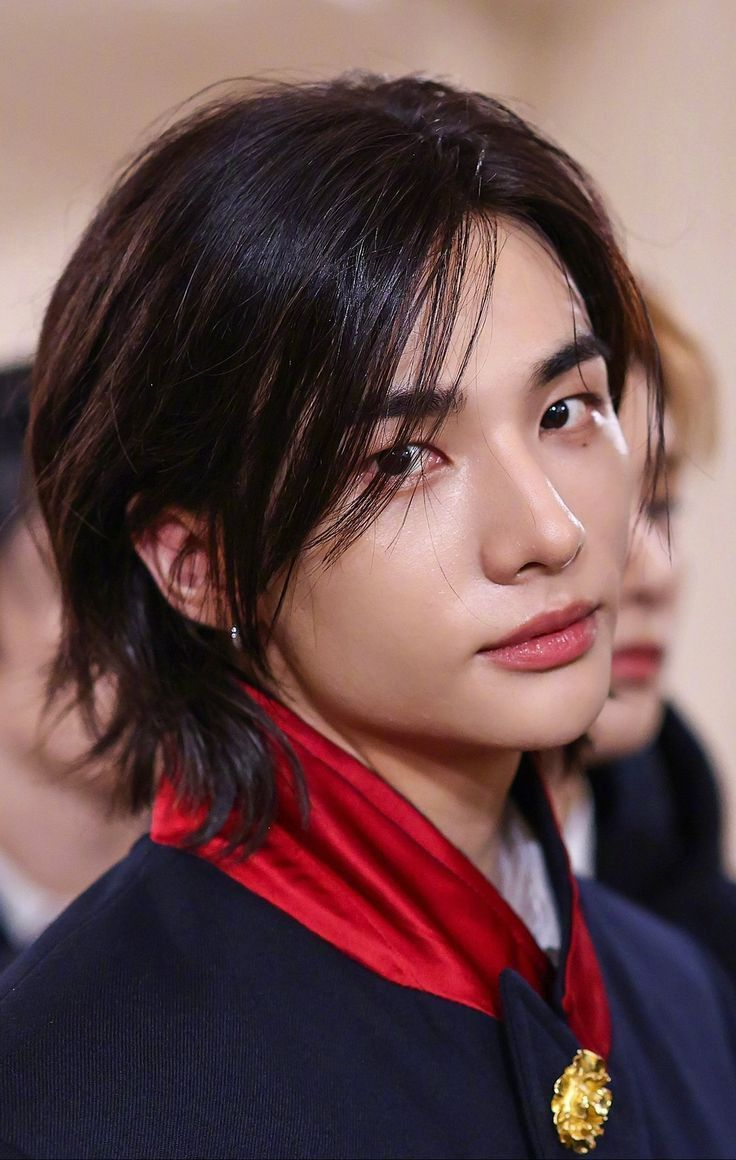
#> input picture laba6/hyunjin.jpg, 736 x 1160 px
$ python image.py
#> lines starting #> are read from the running program, lines starting #| are printed output that depends on the picture; after the words box and inside, x2 and y2 are one past the last pixel; in counts of white or black regions, pixels touching at a corner belong together
import cv2
import  numpy as np
import  imutils

def read_file(filename):
#> called with filename = 'hyunjin.jpg'
    img = cv2.imread(filename)
#> img is the input picture: shape (1160, 736, 3); mean B, G, R 76.9, 76.4, 104.8
    img = imutils.resize(img, width=500)
#> img: shape (788, 500, 3)
    cv2.imshow("hyunjin.jpg", img)
    cv2.imwrite('img.jpg', img)
    cv2.waitKey(0)
    cv2.destroyAllWindows()
    return img

def edge_mask(img, line_size, blur_value):
#> called with line_size = 7, blur_value = 5
    gray = cv2.cvtColor(img, cv2.COLOR_BGR2GRAY)
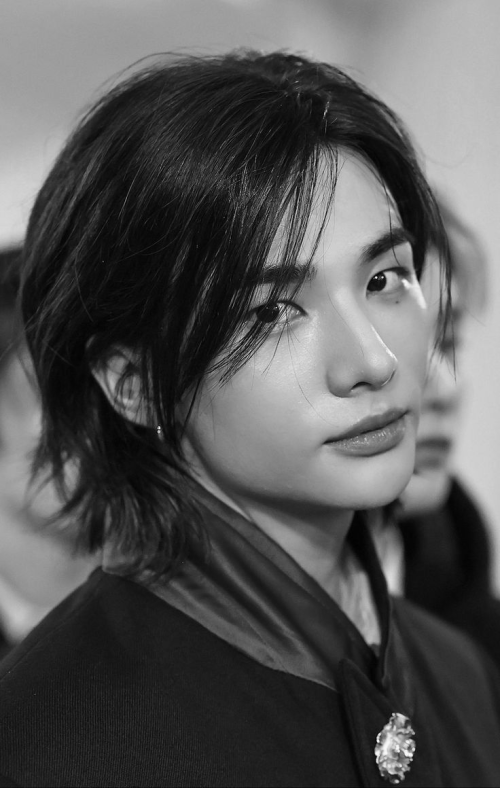
#> gray: shape (788, 500); min 1, max 248, mean 85
    gray_blur = cv2.medianBlur(gray, blur_value)
    edges = cv2.adaptiveThreshold(gray_blur,
                                  255,
                                  cv2.ADAPTIVE_THRESH_MEAN_C,
                                  cv2.THRESH_BINARY,
                                  line_size,
                                  blur_value)
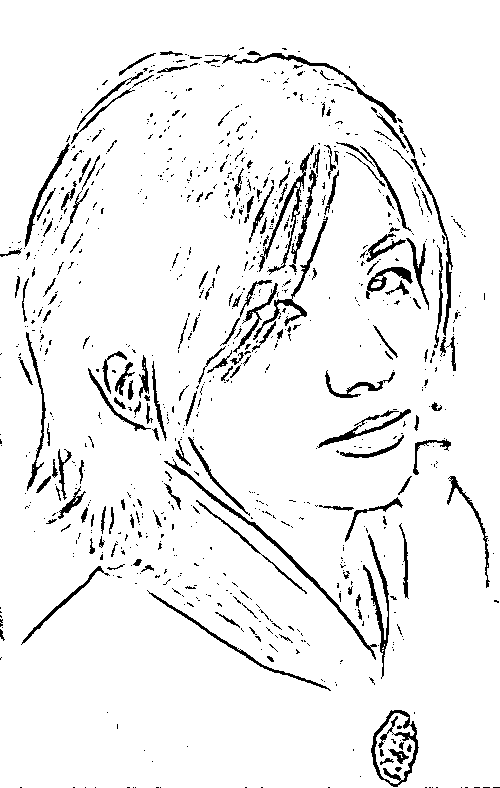
#> edges: shape (788, 500); 93.7% white; 912 black regions (738 under 20 px), largest, box (x1, y1, x2, y2) and area: (164, 459, 377, 660) 1074, (371, 710, 419, 787) 910, (259, 145, 314, 275) 784
    cv2.imshow("Img", edges)
    cv2.imwrite('edge_mask.jpg', edges)
    cv2.waitKey(0)
    cv2.destroyAllWindows()
    return edges
line_size = 7
blur_value = 5

edges = edge_mask(read_file('hyunjin.jpg'), line_size, blur_value)


def color_quantization(img, k):
    # Transform the image
#> called with k = 3
    data = np.float32(img).reshape((-1, 3))

    # Determine criteria
    criteria = (cv2.TERM_CRITERIA_EPS + cv2.TERM_CRITERIA_MAX_ITER, 20, 0.001)

    # Implementing K-Means
    ret, label, center = cv2.kmeans(data, k, None, criteria, 10, cv2.KMEANS_RANDOM_CENTERS)
#> ret = 580046527.5; center = [[149.5, 159.7, 194.3], [61.76, 61.02, 137.4], [32.99, 25.51, 35.27]]
    center = np.uint8(center)
#> center = [[149, 159, 194], [61, 61, 137], [32, 25, 35]]
    result = center[label.flatten()]
    result = result.reshape(img.shape)
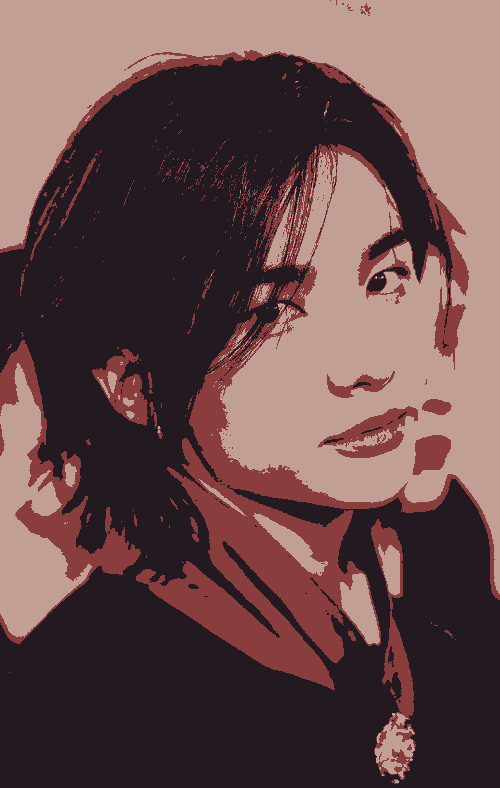
#> result: shape (788, 500, 3); mean B, G, R 76.1, 75.9, 104.5

    cv2.imshow("Color quantization", result)
    cv2.imwrite('color_quantization.jpg', result)
    cv2.waitKey(0)
    cv2.destroyAllWindows()

    return result
total_color = 3

cq = color_quantization(read_file('hyunjin.jpg'), total_color)


def make_blurred(img):
    blurred = cv2.bilateralFilter(img, d=5, sigmaColor=300, sigmaSpace=200)
    cv2.imshow("Blurred", blurred)
    cv2.imwrite('make_blurred.jpg', blurred)
    cv2.waitKey(0)
    cv2.destroyAllWindows()
    return blurred


blurred = make_blurred(cq)


def make_cartoon(blurred_, edges_):
    cartoon_ = cv2.bitwise_and(blurred_, blurred_, mask=edges_)
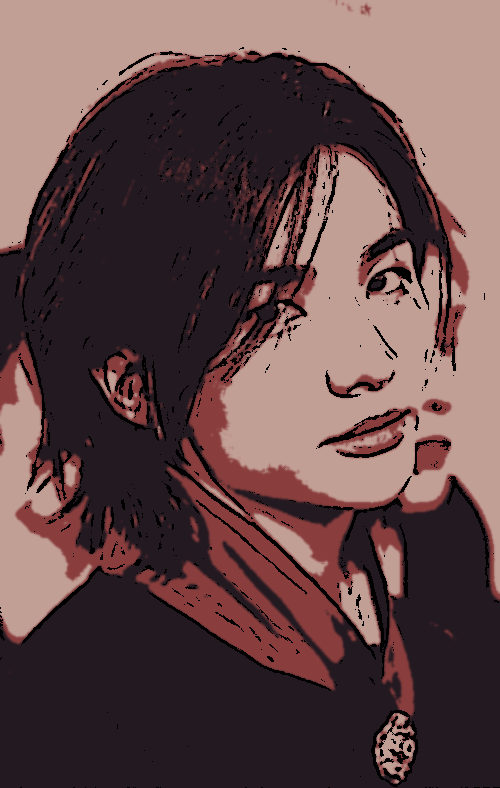
#> cartoon_: shape (788, 500, 3); mean B, G, R 72.8, 72.8, 99.1
    cv2.imshow("Cartoon", cartoon_)
    cv2.imwrite('make_cartoon.jpg', cartoon_)
    cv2.waitKey(0)
    cv2.destroyAllWindows()
    return cartoon_

make_cartoon(blurred, edges)
